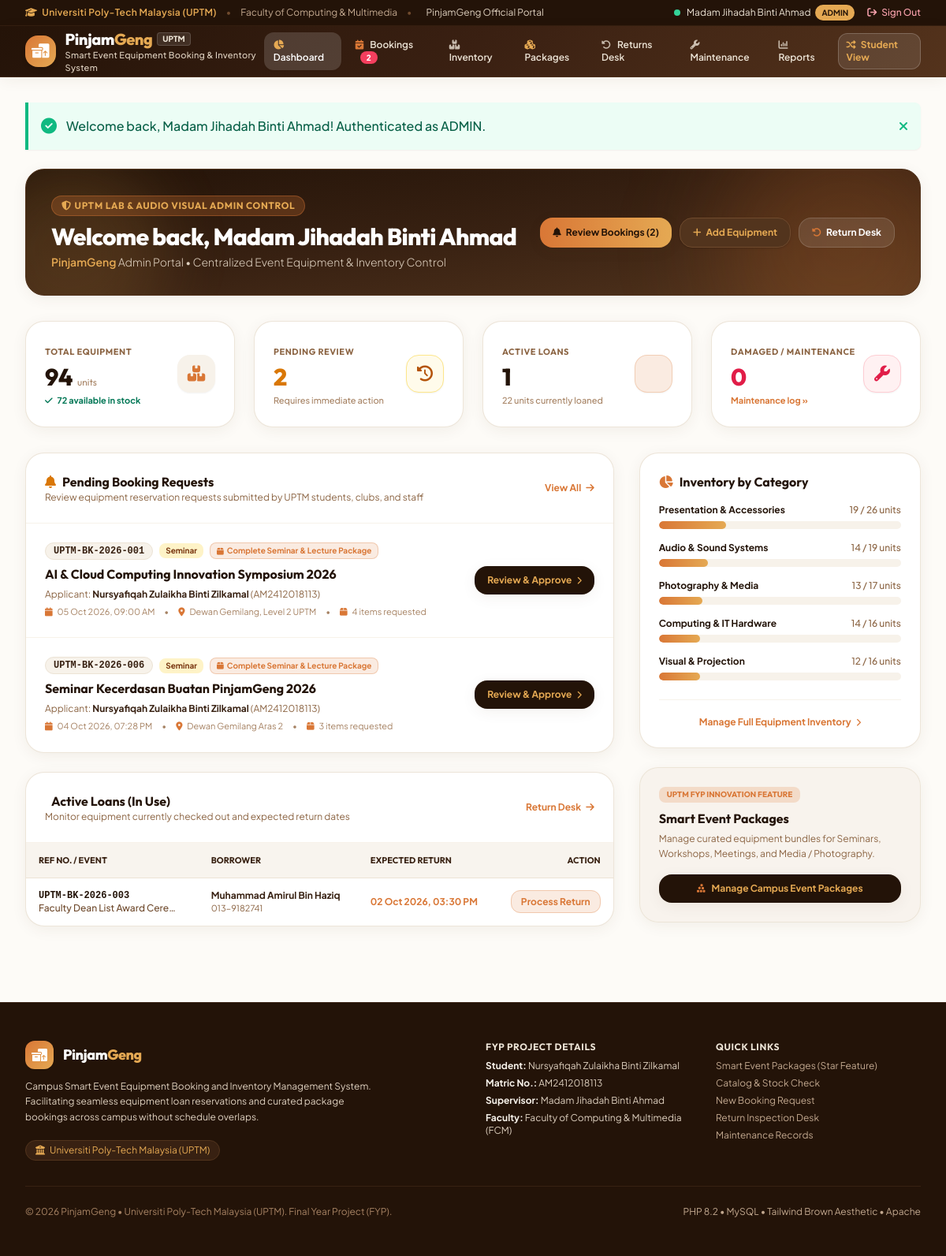
Page /admin/dashboard.php (signed in) on the committed database.
### tables this page shows
CREATE TABLE `bookings` (
  `id` int(11) NOT NULL AUTO_INCREMENT,
  `booking_reference` varchar(30) NOT NULL,
  `user_id` int(11) NOT NULL,
  `package_id` int(11) DEFAULT NULL,
  `event_name` varchar(150) NOT NULL,
  `event_type` enum('Seminar','Workshop','Meeting','Photography','Sports','Other') NOT NULL,
  `event_location` varchar(150) NOT NULL,
  `expected_attendees` int(11) DEFAULT 0,
  `start_datetime` datetime NOT NULL,
  `end_datetime` datetime NOT NULL,
  `purpose` text NOT NULL,
  `status` enum('Pending','Approved','Rejected','Borrowed','Returned','Cancelled') DEFAULT 'Pending',
  `admin_remarks` text DEFAULT NULL,
  `approved_by` int(11) DEFAULT NULL,
  `approved_at` datetime DEFAULT NULL,
  `issued_at` datetime DEFAULT NULL,
  `returned_at` datetime DEFAULT NULL,
  `created_at` timestamp NOT NULL DEFAULT current_timestamp(),
  `updated_at` timestamp NOT NULL DEFAULT current_timestamp() ON UPDATE current_timestamp(),
  PRIMARY KEY (`id`),
  UNIQUE KEY `booking_reference` (`booking_reference`),
  KEY `user_id` (`user_id`),
  KEY `package_id` (`package_id`),
  KEY `approved_by` (`approved_by`),
  CONSTRAINT `bookings_ibfk_1` FOREIGN KEY (`user_id`) REFERENCES `users` (`id`) ON DELETE CASCADE,
  CONSTRAINT `bookings_ibfk_2` FOREIGN KEY (`package_id`) REFERENCES `packages` (`id`) ON DELETE SET NULL,
  CONSTRAINT `bookings_ibfk_3` FOREIGN KEY (`approved_by`) REFERENCES `users` (`id`) ON DELETE SET NULL
);

CREATE TABLE `packages` (
  `id` int(11) NOT NULL AUTO_INCREMENT,
  `name` varchar(150) NOT NULL,
  `event_type` enum('Seminar','Workshop','Meeting','Photography','Sports','Other') NOT NULL,
  `description` text NOT NULL,
  `target_audience` varchar(100) DEFAULT 'Students & Staff',
  `suggested_attendees` varchar(50) DEFAULT '20 - 100 pax',
  `icon` varchar(50) DEFAULT 'fa-cubes',
  `badge_color` varchar(50) DEFAULT 'blue',
  `is_active` tinyint(1) DEFAULT 1,
  `created_at` timestamp NOT NULL DEFAULT current_timestamp(),
  `updated_at` timestamp NOT NULL DEFAULT current_timestamp() ON UPDATE current_timestamp(),
  PRIMARY KEY (`id`)
);

CREATE TABLE `users` (
  `id` int(11) NOT NULL AUTO_INCREMENT,
  `full_name` varchar(100) NOT NULL,
  `matric_staff_id` varchar(30) NOT NULL,
  `email` varchar(100) NOT NULL,
  `phone` varchar(20) NOT NULL,
  `role` enum('user','admin') DEFAULT 'user',
  `user_type` enum('student','lecturer','staff','committee') DEFAULT 'student',
  `faculty_department` varchar(100) DEFAULT 'Faculty of Computing & Multimedia',
  `password_hash` varchar(255) NOT NULL,
  `created_at` timestamp NOT NULL DEFAULT current_timestamp(),
  `updated_at` timestamp NOT NULL DEFAULT current_timestamp() ON UPDATE current_timestamp(),
  PRIMARY KEY (`id`),
  UNIQUE KEY `matric_staff_id` (`matric_staff_id`),
  UNIQUE KEY `email` (`email`)
);

### admin/dashboard.php (the view, shortened to what the rows shown need)
<?php
require_once __DIR__ . '/../config/db.php';
require_once __DIR__ . '/../config/auth.php';
require_once __DIR__ . '/../config/helpers.php';
$pendingRequests = $pdo->query("
    SELECT b.*, u.full_name as applicant_name, u.matric_staff_id,
           (SELECT COUNT(*) FROM booking_items WHERE booking_id = b.id) as item_count,
           p.name as package_name
    FROM bookings b
    JOIN users u ON b.user_id = u.id
    LEFT JOIN packages p ON b.package_id = p.id
    WHERE b.status = 'Pending'
    ORDER BY b.created_at ASC
    LIMIT 6
")->fetchAll();
$activeLoans = $pdo->query("
    SELECT b.*, u.full_name as applicant_name, u.phone as applicant_phone,
           (SELECT COUNT(*) FROM booking_items WHERE booking_id = b.id) as item_count
    FROM bookings b
    JOIN users u ON b.user_id = u.id
    WHERE b.status = 'Borrowed'
    ORDER BY b.end_datetime ASC
    LIMIT 5
")->fetchAll();
include __DIR__ . '/../includes/header.php';
?>
<div class="max-w-7xl mx-auto px-4 sm:px-6 lg:px-8 py-8">
    <div class="relative bg-gradient-to-br from-coffee-950 via-coffee-900 to-coffee-800 rounded-3xl p-6 sm:p-8 text-white shadow-warm mb-8 overflow-hidden border border-coffee-800">
        <div class="relative z-10 flex flex-col md:flex-row md:items-center justify-between gap-4">
            <div>
                <h1 class="font-display text-2xl sm:text-3xl font-extrabold tracking-tight text-white">
                    Welcome back, <?= sanitize($user['name']) ?>
                </h1>
            </div>
        </div>
    </div>
    <div class="grid grid-cols-1 lg:grid-cols-12 gap-8">
        <div class="lg:col-span-8 space-y-6">
            <div class="bg-white rounded-3xl border border-coffee-200/90 shadow-warm overflow-hidden">
                <div class="p-6 border-b border-coffee-100 flex items-center justify-between">
                    <div>
                        <h2 class="font-display font-bold text-coffee-950 text-base flex items-center">
                            <i class="fa-solid fa-bell mr-2 text-amber-600"></i> Pending Booking Requests
                        </h2>
                    </div>
                </div>
                <?php if (empty($pendingRequests)): ?>
                    <div class="p-10 text-center text-coffee-400">
                        <i class="fa-solid fa-circle-check text-4xl mb-3 text-emerald-500"></i>
                        <p class="font-display text-sm font-bold text-coffee-900">All requests processed!</p>
                        <p class="text-xs text-coffee-500 mt-1">No new booking requests pending approval at this time.</p>
                    </div>
                <?php else: ?>
                    <div class="divide-y divide-coffee-100">
                        <?php foreach ($pendingRequests as $pr): ?>
                            <div class="p-5 sm:p-6 hover:bg-coffee-50/70 transition-colors flex flex-col sm:flex-row sm:items-center justify-between gap-4">
                                <div class="space-y-1.5">
                                    <div class="flex items-center space-x-2">
                                        <span class="font-mono text-xs font-bold text-coffee-900 bg-coffee-100 px-2.5 py-0.5 rounded-xl border border-coffee-200">
                                             <?= sanitize($pr['booking_reference']) ?>
                                        </span>
                                        <span class="inline-flex items-center px-2 py-0.5 rounded-lg text-[10px] font-bold bg-amber-100 text-amber-900">
                                            <?= sanitize($pr['event_type']) ?>
                                        </span>
                                        <?php if ($pr['package_name']): ?>
                                            <span class="inline-flex items-center px-2 py-0.5 rounded-lg text-[10px] font-bold bg-caramel/15 text-caramel border border-caramel/30">
                                                <i class="fa-solid fa-box mr-1"></i> <?= sanitize($pr['package_name']) ?>
                                            </span>
                                        <?php endif; ?>
                                    </div>
                                    <h3 class="font-display font-bold text-coffee-950 text-base">
                                        <?= sanitize($pr['event_name']) ?>
                                    </h3>
                                    <p class="text-xs text-coffee-600">
                                        Applicant: <strong class="text-coffee-900"><?= sanitize($pr['applicant_name']) ?></strong> (<?= sanitize($pr['matric_staff_id']) ?>)
                                    </p>
                                    <div class="flex flex-wrap items-center gap-3 text-[11px] text-coffee-500">
                                        <span><i class="fa-solid fa-calendar mr-1 text-caramel"></i> <?= formatDateTime($pr['start_datetime'], 'd M Y, h:i A') ?></span>
                                        <span>•</span>
                                        <span><i class="fa-solid fa-location-dot mr-1 text-caramel"></i> <?= sanitize($pr['event_location']) ?></span>
                                        <span>•</span>
                                        <span><i class="fa-solid fa-box mr-1 text-caramel"></i> <?= $pr['item_count'] ?> items requested</span>
                                    </div>
                                </div>
                                <div class="flex sm:flex-col items-end justify-between sm:justify-center gap-2 flex-shrink-0">
                                    <a href="<?= base_url('admin/booking_view.php?id=' . $pr['id']) ?>" class="px-4 py-2.5 rounded-2xl text-xs font-bold bg-coffee-950 hover:bg-coffee-900 text-amber-gold shadow-warm transition-all flex items-center active:scale-95">
                                        Review & Approve <i class="fa-solid fa-chevron-right ml-1.5 text-[10px]"></i>
                                    </a>
                                </div>
                            </div>
                        <?php endforeach; ?>
                    </div>
                <?php endif; ?>
            </div>
            <div class="bg-white rounded-3xl border border-coffee-200/90 shadow-warm overflow-hidden">
                <div class="p-6 border-b border-coffee-100 flex items-center justify-between">
                    <div>
                        <h2 class="font-display font-bold text-coffee-950 text-base flex items-center">
                            <i class="fa-solid fa-hand-holding-box mr-2 text-caramel"></i> Active Loans (In Use)
                        </h2>
                    </div>
                </div>
                <?php if (empty($activeLoans)): ?>
                    <div class="p-8 text-center text-coffee-400 text-xs">
                        No equipment is currently on loan.
                    </div>
                <?php else: ?>
                    <div class="overflow-x-auto">
                        <table class="w-full text-left text-xs text-coffee-800">
                            <thead class="bg-coffee-100/80 text-coffee-900 uppercase font-bold text-[11px] border-b border-coffee-200 font-display">
                                <tr>
                                    <th class="py-3.5 px-4">Ref No. / Event</th>
                                    <th class="py-3.5 px-4">Borrower</th>
                                    <th class="py-3.5 px-4">Expected Return</th>
                                    <th class="py-3.5 px-4 text-right">Action</th>
                                </tr>
                            </thead>
                            <tbody class="divide-y divide-coffee-100">
                                <?php foreach ($activeLoans as $al): ?>
                                    <tr class="hover:bg-coffee-50 transition-colors">
                                        <td class="py-3.5 px-4">
                                            <span class="font-mono font-bold text-coffee-950 block"><?= sanitize($al['booking_reference']) ?></span>
                                            <span class="font-medium text-coffee-700 block truncate max-w-[180px]"><?= sanitize($al['event_name']) ?></span>
                                        </td>
                                        <td class="py-3.5 px-4">
                                            <span class="font-bold text-coffee-900 block"><?= sanitize($al['applicant_name']) ?></span>
                                            <span class="text-[11px] text-coffee-600"><?= sanitize($al['applicant_phone']) ?></span>
                                        </td>
                                        <td class="py-3.5 px-4">
                                            <span class="font-bold text-caramel block"><?= formatDateTime($al['end_datetime'], 'd M Y, h:i A') ?></span>
                                        </td>
                                        <td class="py-3.5 px-4 text-right">
                                            <a href="<?= base_url('admin/returns.php?booking_id=' . $al['id']) ?>" class="px-3 py-1.5 rounded-xl text-xs font-bold bg-caramel/15 text-caramel border border-caramel/30 hover:bg-caramel hover:text-white transition-all">
                                                Process Return
                                            </a>
                                        </td>
                                    </tr>
                                <?php endforeach; ?>
                            </tbody>
                        </table>
                    </div>
                <?php endif; ?>
            </div>
        </div>
    </div>
</div>
<?php include __DIR__ . '/../includes/footer.php'; ?>

### rows in the picture
bookings: booking_reference "UPTM-BK-2026-001", event_type "Seminar", package.name "Complete Seminar & Lecture Package", event_name "AI & Cloud Computing Innovation Symposium 2026", user.full_name "Nursyafiqah Zulaikha Binti Zilkamal", user.matric_staff_id "AM2412018113", start_datetime "05 Oct 2026, 09:00 AM", event_location "Dewan Gemilang, Level 2 UPTM", item_count "4"
bookings: booking_reference "UPTM-BK-2026-006", event_type "Seminar", package.name "Complete Seminar & Lecture Package", event_name "Seminar Kecerdasan Buatan PinjamGeng 2026", user.full_name "Nursyafiqah Zulaikha Binti Zilkamal", user.matric_staff_id "AM2412018113", start_datetime "04 Oct 2026, 07:28 PM", event_location "Dewan Gemilang Aras 2", item_count "3"
bookings: booking_reference "UPTM-BK-2026-003", event_name "Faculty Dean List Award Cere…", user.full_name "Muhammad Amirul Bin Haziq", user.phone "013-9182741", end_datetime "02 Oct 2026, 03:30 PM"

### other values in the picture
$user['name'] "Madam Jihadah Binti Ahmad"
$user['role'] "ADMIN"
$pendingCount "2"
getFlash('success') "Welcome back, Madam Jihadah Binti Ahmad! Authenticated as ADMIN."
$pendingBookingsCount "2"
$totalEquipUnits "94"
$availableUnits "72"
$activeLoansCount "1"
$borrowedUnits "22"
$maintenanceItems "0"
$cb['name'] "Presentation & Accessories"
$cb['available_units'] "19"
$cb['total_units'] "26"
$cb['name'] "Audio & Sound Systems"
$cb['available_units'] "14"
